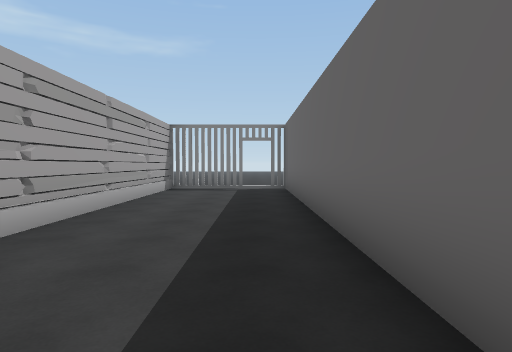
[1] (above)

20 first-person views from a walk through a scene from a Unity 3-D project. The camera is 1.5 m above the floor, tilts 2° down and sees 75° across. The floor is counted in squares, 2 m on a side. Each view is taken from the middle of a square. On the plan, view 1 faces up. The plan holds only what a view shows up to about 11 squares ahead; the rest is blank. The place goes on beyond the plan. The player is left out. Door leaves are left out, so doorways stand open.

[2]
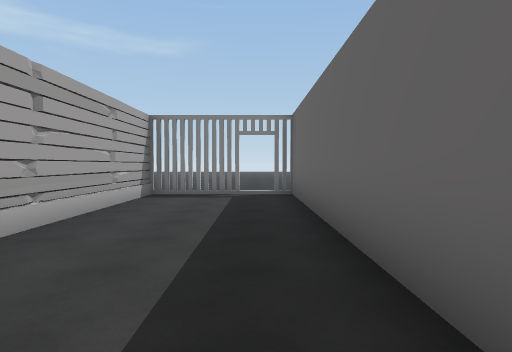

[3]
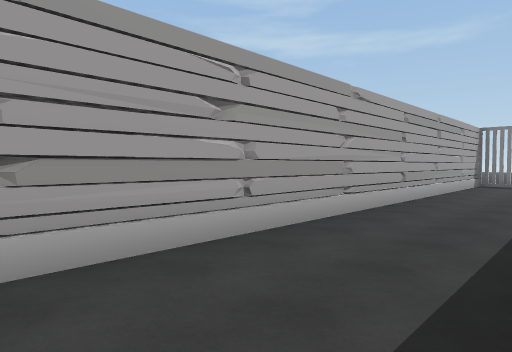

[4]
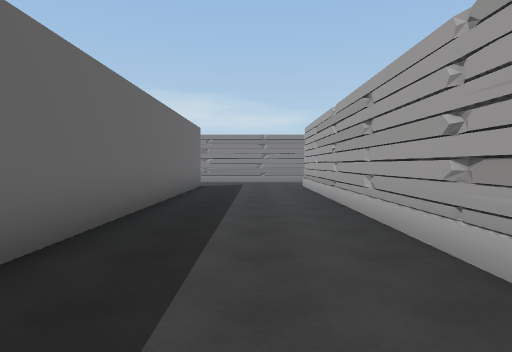

[5]
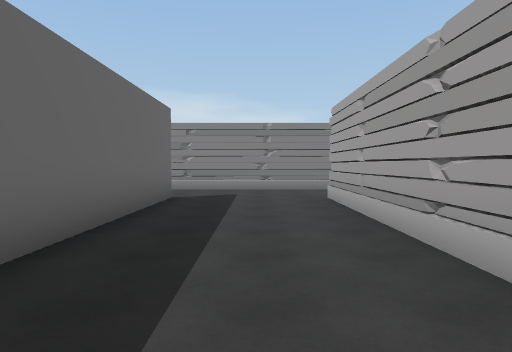

[6]
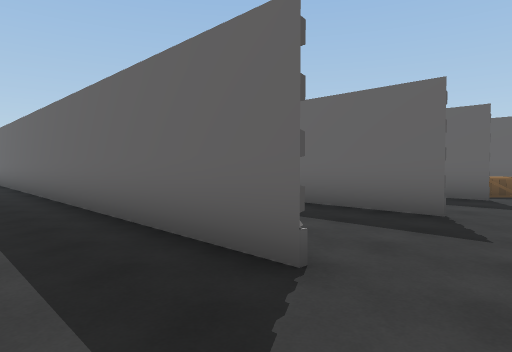

[7]
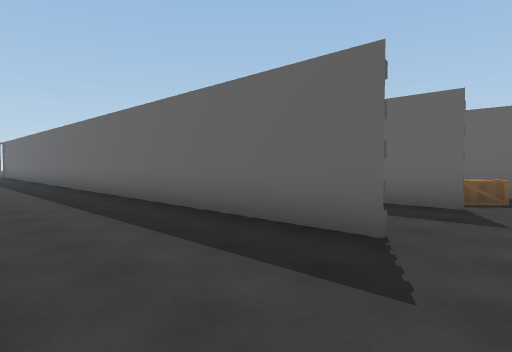

[8]
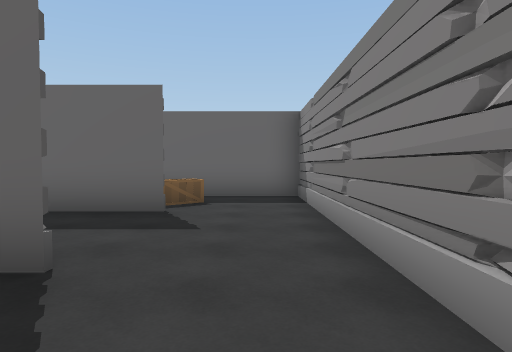

[9]
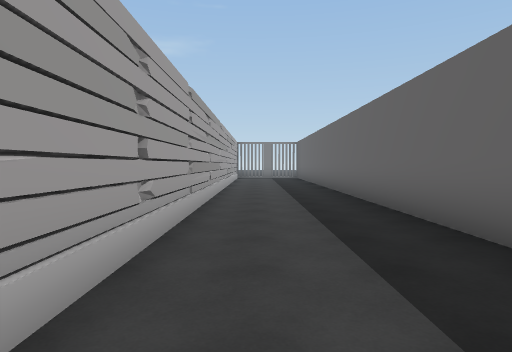

[10]
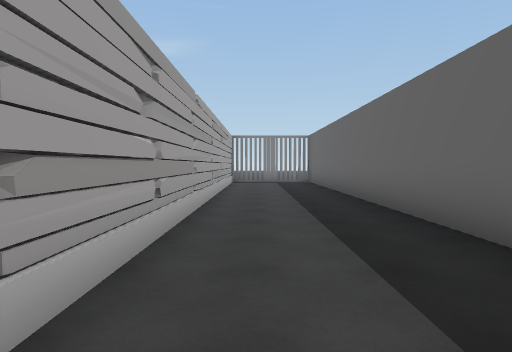

[11]
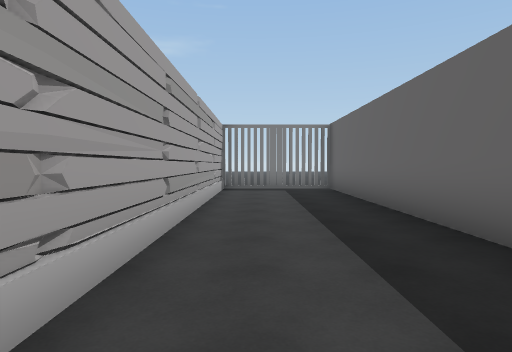

[12]
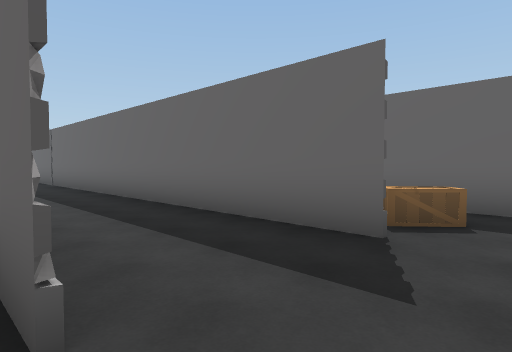

[13]
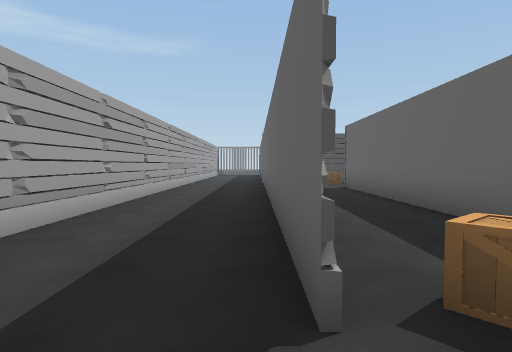

[14]
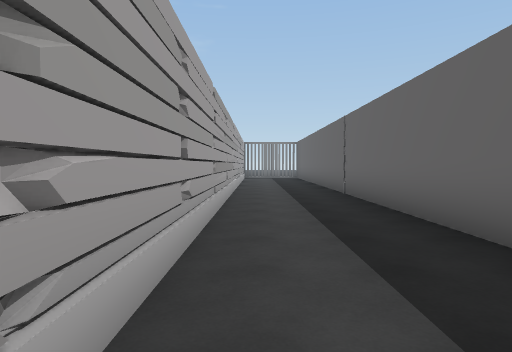

[15]
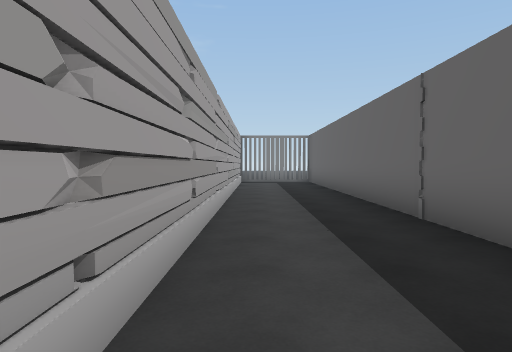

[16]
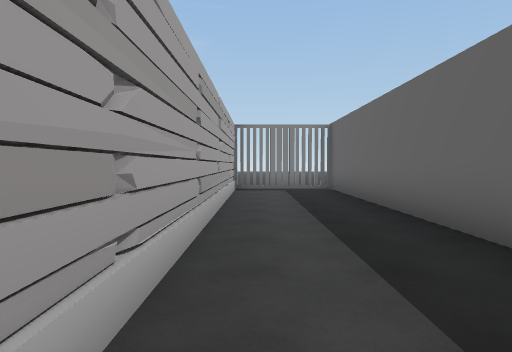

[17]
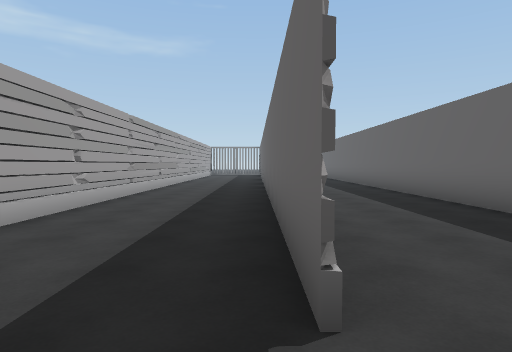

[18]
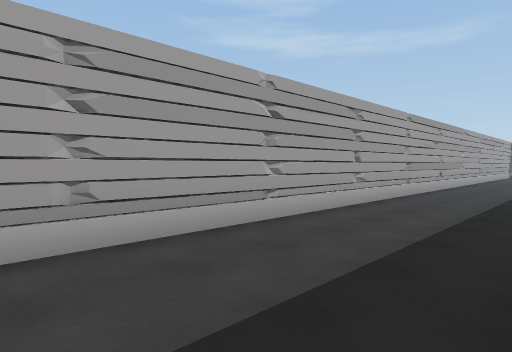

[19]
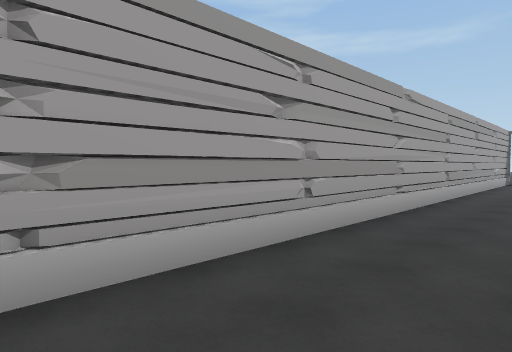

[20]
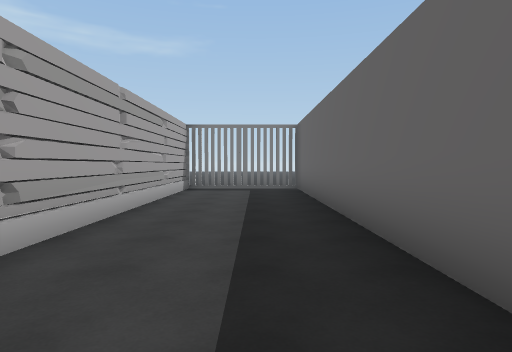

### Floor plan
Points are (right, up) in squares from view 1. A wall is a line through its corners. A room is listed if a view was taken in it or the views show most of it. See-through windows are left out.
Room 1 (views 1, 2, 3, 4, 5, 6, 7)
walls: (-2.6, -2.3) (-2.7, -2.8); (0.9, -11.6) (0.9, 10.3); (-2.4, -14) (1.6, -14); (-0.4, 10.4) (-3, 10.4); (-2.6, 10.5) (-2.6, -11.6)
ways out: opening at (1, -12.5) to room 2; opening at (-3, -12.5) to room 4; open door at (0.5, 11)
Room 2 (views 8, 9, 10, 11, 12)
walls: (1, -4.5) (0.9, -5); (4.3, -11.6) (4.3, 10.5); (3.2, -14) (4.4, -14); (4.1, 10.4) (0.4, 10.4); (1, 10.5) (1, -6.7)
ways out: opening at (1, -12.5) to room 1; opening at (4, -12.5) to room 3; gap at (3, 10)
Room 3 (views 13, 14, 15, 16)
walls: (4.4, -2.3) (4.3, -2.8); (4.4, -6.7) (4.3, -7.2); (7.3, -11.6) (7.3, 10.4) (4.1, 10.4); (4.4, -14) (9.9, -14) (9.9, -9.5); (4.3, 10.5) (4.3, -9.6)
ways out: opening at (4, -12.5) to room 2; opening at (9, -10) to room 5; gap at (6, 10)
objects: box (8, -12) to (9, -11)
Room 4 (views 17, 18, 19, 20)
walls: (-2.7, 1.6) (-2.7, 10.5); (-6.1, -6.7) (-6.2, -7.2); (-2.7, -11.6) (-2.7, -2.5); (-3.4, -14) (-2.4, -14); (-3, 10.4) (-6.1, 10.4) (-6.1, -12.6)
ways out: opening at (-3, -12.5) to room 1; gap at (-4.5, 10)
Room 5 (no view inside)
walls: (9.9, -9.5) (9.9, -2.1)
ways out: opening at (9, -10) to room 3

Positions as (right, up) in squares from view 1, and headings:
1: (0, 0), facing up
2: (0, 2), facing up
3: (0, -3), facing up-left
4: (-1, 0), facing down
5: (-1, -4), facing down
6: (-1, -13), facing up-right
7: (1, -13), facing up-right
8: (2, -13), facing right
9: (2, -8), facing up
10: (2, -4), facing up
11: (2, 0), facing up
12: (4, -13), facing up-right
13: (7, -13), facing up
14: (5, -8), facing up
15: (5, -4), facing up
16: (5, 0), facing up
17: (-3, -13), facing up
18: (-3, -13), facing up-left
19: (-4, -5), facing up-left
20: (-4, 0), facing up
